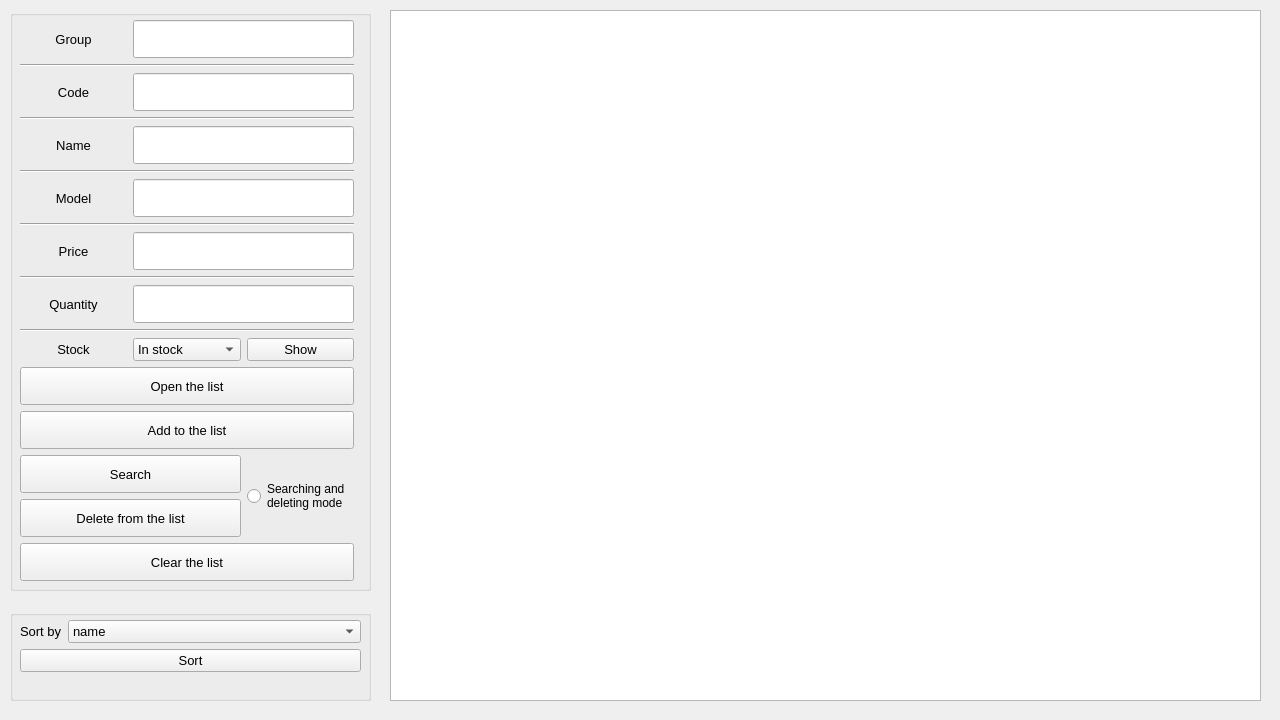
<?xml version="1.0" encoding="UTF-8"?>
<ui version="4.0">
 <class>Widget</class>
 <widget class="QWidget" name="Widget">
  <property name="geometry">
   <rect>
    <x>0</x>
    <y>0</y>
    <width>1280</width>
    <height>720</height>
   </rect>
  </property>
  <property name="sizePolicy">
   <sizepolicy hsizetype="Preferred" vsizetype="Preferred">
    <horstretch>0</horstretch>
    <verstretch>0</verstretch>
   </sizepolicy>
  </property>
  <property name="windowTitle">
   <string>Store database</string>
  </property>
  <widget class="QGroupBox" name="groupBox">
   <property name="geometry">
    <rect>
     <x>10</x>
     <y>10</y>
     <width>361</width>
     <height>581</height>
    </rect>
   </property>
   <property name="title">
    <string/>
   </property>
   <widget class="QWidget" name="gridLayoutWidget">
    <property name="geometry">
     <rect>
      <x>10</x>
      <y>10</y>
      <width>334</width>
      <height>561</height>
     </rect>
    </property>
    <layout class="QGridLayout" name="gridLayout">
     <item row="10" column="0">
      <widget class="QLabel" name="label_6">
       <property name="font">
        <font>
         <pointsize>10</pointsize>
        </font>
       </property>
       <property name="text">
        <string>Quantity</string>
       </property>
       <property name="alignment">
        <set>Qt::AlignCenter</set>
       </property>
      </widget>
     </item>
     <item row="0" column="1" colspan="2">
      <widget class="QLineEdit" name="groupLineEdit">
       <property name="sizePolicy">
        <sizepolicy hsizetype="Expanding" vsizetype="Preferred">
         <horstretch>0</horstretch>
         <verstretch>0</verstretch>
        </sizepolicy>
       </property>
       <property name="font">
        <font>
         <pointsize>10</pointsize>
        </font>
       </property>
      </widget>
     </item>
     <item row="5" column="0" colspan="3">
      <widget class="Line" name="line_3">
       <property name="orientation">
        <enum>Qt::Horizontal</enum>
       </property>
      </widget>
     </item>
     <item row="4" column="0">
      <widget class="QLabel" name="label_3">
       <property name="font">
        <font>
         <pointsize>10</pointsize>
        </font>
       </property>
       <property name="text">
        <string>Name</string>
       </property>
       <property name="alignment">
        <set>Qt::AlignCenter</set>
       </property>
      </widget>
     </item>
     <item row="12" column="0">
      <widget class="QLabel" name="label_7">
       <property name="font">
        <font>
         <pointsize>10</pointsize>
        </font>
       </property>
       <property name="text">
        <string>Stock</string>
       </property>
       <property name="alignment">
        <set>Qt::AlignCenter</set>
       </property>
      </widget>
     </item>
     <item row="1" column="0" colspan="3">
      <widget class="Line" name="line">
       <property name="orientation">
        <enum>Qt::Horizontal</enum>
       </property>
      </widget>
     </item>
     <item row="2" column="0">
      <widget class="QLabel" name="label_2">
       <property name="font">
        <font>
         <pointsize>10</pointsize>
        </font>
       </property>
       <property name="text">
        <string>Code</string>
       </property>
       <property name="alignment">
        <set>Qt::AlignCenter</set>
       </property>
      </widget>
     </item>
     <item row="10" column="1" colspan="2">
      <widget class="QLineEdit" name="quantityLineEdit">
       <property name="sizePolicy">
        <sizepolicy hsizetype="Expanding" vsizetype="Preferred">
         <horstretch>0</horstretch>
         <verstretch>0</verstretch>
        </sizepolicy>
       </property>
       <property name="font">
        <font>
         <pointsize>10</pointsize>
        </font>
       </property>
      </widget>
     </item>
     <item row="13" column="0" colspan="3">
      <widget class="QPushButton" name="openListButton">
       <property name="sizePolicy">
        <sizepolicy hsizetype="Minimum" vsizetype="Preferred">
         <horstretch>0</horstretch>
         <verstretch>0</verstretch>
        </sizepolicy>
       </property>
       <property name="font">
        <font>
         <pointsize>10</pointsize>
        </font>
       </property>
       <property name="text">
        <string>Open the list</string>
       </property>
      </widget>
     </item>
     <item row="6" column="0">
      <widget class="QLabel" name="label_4">
       <property name="font">
        <font>
         <pointsize>10</pointsize>
        </font>
       </property>
       <property name="text">
        <string>Model</string>
       </property>
       <property name="alignment">
        <set>Qt::AlignCenter</set>
       </property>
      </widget>
     </item>
     <item row="2" column="1" colspan="2">
      <widget class="QLineEdit" name="codeLineEdit">
       <property name="sizePolicy">
        <sizepolicy hsizetype="Expanding" vsizetype="Preferred">
         <horstretch>0</horstretch>
         <verstretch>0</verstretch>
        </sizepolicy>
       </property>
       <property name="font">
        <font>
         <pointsize>10</pointsize>
        </font>
       </property>
      </widget>
     </item>
     <item row="8" column="1" colspan="2">
      <widget class="QLineEdit" name="priceLineEdit">
       <property name="sizePolicy">
        <sizepolicy hsizetype="Expanding" vsizetype="Preferred">
         <horstretch>0</horstretch>
         <verstretch>0</verstretch>
        </sizepolicy>
       </property>
       <property name="font">
        <font>
         <pointsize>10</pointsize>
        </font>
       </property>
      </widget>
     </item>
     <item row="8" column="0">
      <widget class="QLabel" name="label_5">
       <property name="font">
        <font>
         <pointsize>10</pointsize>
        </font>
       </property>
       <property name="text">
        <string>Price</string>
       </property>
       <property name="alignment">
        <set>Qt::AlignCenter</set>
       </property>
      </widget>
     </item>
     <item row="11" column="0" colspan="3">
      <widget class="Line" name="line_6">
       <property name="orientation">
        <enum>Qt::Horizontal</enum>
       </property>
      </widget>
     </item>
     <item row="4" column="1" colspan="2">
      <widget class="QLineEdit" name="nameLineEdit">
       <property name="sizePolicy">
        <sizepolicy hsizetype="Expanding" vsizetype="Preferred">
         <horstretch>0</horstretch>
         <verstretch>0</verstretch>
        </sizepolicy>
       </property>
       <property name="font">
        <font>
         <pointsize>10</pointsize>
        </font>
       </property>
      </widget>
     </item>
     <item row="14" column="0" colspan="3">
      <widget class="QPushButton" name="addButton">
       <property name="sizePolicy">
        <sizepolicy hsizetype="Minimum" vsizetype="Preferred">
         <horstretch>0</horstretch>
         <verstretch>0</verstretch>
        </sizepolicy>
       </property>
       <property name="font">
        <font>
         <pointsize>10</pointsize>
        </font>
       </property>
       <property name="text">
        <string>Add to the list</string>
       </property>
      </widget>
     </item>
     <item row="0" column="0">
      <widget class="QLabel" name="label">
       <property name="font">
        <font>
         <pointsize>10</pointsize>
        </font>
       </property>
       <property name="text">
        <string>Group</string>
       </property>
       <property name="alignment">
        <set>Qt::AlignCenter</set>
       </property>
      </widget>
     </item>
     <item row="3" column="0" colspan="3">
      <widget class="Line" name="line_2">
       <property name="orientation">
        <enum>Qt::Horizontal</enum>
       </property>
      </widget>
     </item>
     <item row="12" column="2">
      <widget class="QPushButton" name="stockButton">
       <property name="font">
        <font>
         <pointsize>10</pointsize>
        </font>
       </property>
       <property name="text">
        <string>Show</string>
       </property>
      </widget>
     </item>
     <item row="12" column="1">
      <widget class="QComboBox" name="inStockComboBox">
       <property name="sizePolicy">
        <sizepolicy hsizetype="Preferred" vsizetype="Preferred">
         <horstretch>0</horstretch>
         <verstretch>0</verstretch>
        </sizepolicy>
       </property>
       <property name="font">
        <font>
         <pointsize>10</pointsize>
        </font>
       </property>
       <item>
        <property name="text">
         <string>In stock</string>
        </property>
       </item>
       <item>
        <property name="text">
         <string>Not in stock</string>
        </property>
       </item>
      </widget>
     </item>
     <item row="15" column="0" colspan="2">
      <widget class="QPushButton" name="searchButton">
       <property name="sizePolicy">
        <sizepolicy hsizetype="Minimum" vsizetype="Preferred">
         <horstretch>0</horstretch>
         <verstretch>0</verstretch>
        </sizepolicy>
       </property>
       <property name="font">
        <font>
         <pointsize>10</pointsize>
        </font>
       </property>
       <property name="text">
        <string>Search</string>
       </property>
      </widget>
     </item>
     <item row="6" column="1" colspan="2">
      <widget class="QLineEdit" name="modelLineEdit">
       <property name="sizePolicy">
        <sizepolicy hsizetype="Expanding" vsizetype="Preferred">
         <horstretch>0</horstretch>
         <verstretch>0</verstretch>
        </sizepolicy>
       </property>
       <property name="font">
        <font>
         <pointsize>10</pointsize>
        </font>
       </property>
      </widget>
     </item>
     <item row="9" column="0" colspan="3">
      <widget class="Line" name="line_5">
       <property name="orientation">
        <enum>Qt::Horizontal</enum>
       </property>
      </widget>
     </item>
     <item row="7" column="0" colspan="3">
      <widget class="Line" name="line_4">
       <property name="orientation">
        <enum>Qt::Horizontal</enum>
       </property>
      </widget>
     </item>
     <item row="16" column="0" colspan="2">
      <widget class="QPushButton" name="deleteButton">
       <property name="sizePolicy">
        <sizepolicy hsizetype="Minimum" vsizetype="Preferred">
         <horstretch>0</horstretch>
         <verstretch>0</verstretch>
        </sizepolicy>
       </property>
       <property name="font">
        <font>
         <pointsize>10</pointsize>
        </font>
       </property>
       <property name="text">
        <string>Delete from the list</string>
       </property>
      </widget>
     </item>
     <item row="17" column="0" colspan="3">
      <widget class="QPushButton" name="clearButton">
       <property name="sizePolicy">
        <sizepolicy hsizetype="Minimum" vsizetype="Preferred">
         <horstretch>0</horstretch>
         <verstretch>0</verstretch>
        </sizepolicy>
       </property>
       <property name="font">
        <font>
         <pointsize>10</pointsize>
        </font>
       </property>
       <property name="text">
        <string>Clear the list</string>
       </property>
      </widget>
     </item>
     <item row="15" column="2" rowspan="2">
      <widget class="QRadioButton" name="searchAndDeleteRadioButton">
       <property name="sizePolicy">
        <sizepolicy hsizetype="Minimum" vsizetype="Preferred">
         <horstretch>0</horstretch>
         <verstretch>0</verstretch>
        </sizepolicy>
       </property>
       <property name="text">
        <string>Searching and
deleting mode</string>
       </property>
      </widget>
     </item>
    </layout>
   </widget>
  </widget>
  <widget class="QGroupBox" name="groupBox_2">
   <property name="geometry">
    <rect>
     <x>10</x>
     <y>610</y>
     <width>361</width>
     <height>91</height>
    </rect>
   </property>
   <property name="title">
    <string/>
   </property>
   <widget class="QWidget" name="formLayoutWidget">
    <property name="geometry">
     <rect>
      <x>10</x>
      <y>10</y>
      <width>341</width>
      <height>71</height>
     </rect>
    </property>
    <layout class="QFormLayout" name="formLayout">
     <item row="0" column="0">
      <widget class="QLabel" name="label_8">
       <property name="font">
        <font>
         <pointsize>10</pointsize>
        </font>
       </property>
       <property name="text">
        <string>Sort by</string>
       </property>
      </widget>
     </item>
     <item row="0" column="1">
      <widget class="QComboBox" name="sortComboBox">
       <property name="sizePolicy">
        <sizepolicy hsizetype="Preferred" vsizetype="Preferred">
         <horstretch>0</horstretch>
         <verstretch>0</verstretch>
        </sizepolicy>
       </property>
       <property name="font">
        <font>
         <pointsize>10</pointsize>
        </font>
       </property>
       <item>
        <property name="text">
         <string>name</string>
        </property>
       </item>
       <item>
        <property name="text">
         <string>code</string>
        </property>
       </item>
       <item>
        <property name="text">
         <string>price (ascending)</string>
        </property>
       </item>
       <item>
        <property name="text">
         <string>price (descending)</string>
        </property>
       </item>
       <item>
        <property name="text">
         <string/>
        </property>
       </item>
      </widget>
     </item>
     <item row="1" column="0" colspan="2">
      <widget class="QPushButton" name="sortButton">
       <property name="sizePolicy">
        <sizepolicy hsizetype="Minimum" vsizetype="Preferred">
         <horstretch>0</horstretch>
         <verstretch>0</verstretch>
        </sizepolicy>
       </property>
       <property name="font">
        <font>
         <pointsize>10</pointsize>
        </font>
       </property>
       <property name="text">
        <string>Sort</string>
       </property>
      </widget>
     </item>
    </layout>
   </widget>
  </widget>
  <widget class="QTextEdit" name="textEdit">
   <property name="geometry">
    <rect>
     <x>390</x>
     <y>10</y>
     <width>871</width>
     <height>691</height>
    </rect>
   </property>
  </widget>
 </widget>
 <resources/>
 <connections/>
</ui>
